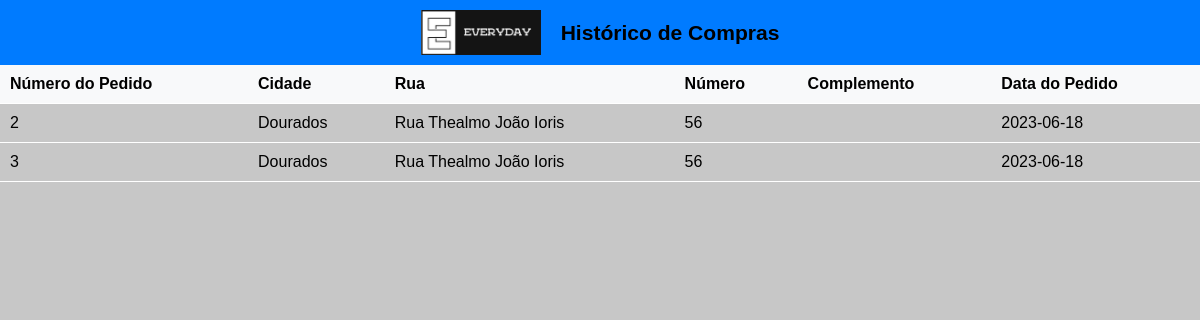
/pedidoscli.php (signed in), run on the app's committed database.
### tables this page shows
CREATE TABLE `pedidos` (
  `idpedido` int(40) NOT NULL,
  `idprod` int(11) NOT NULL,
  `idcli` int(11) NOT NULL,
  `idender` int(11) NOT NULL,
  `qtd` varchar(15) NOT NULL,
  `totalped` varchar(15) NOT NULL,
  `data_pedido` date NOT NULL DEFAULT current_timestamp()
);

CREATE TABLE `endercli` (
  `idender` int(11) NOT NULL,
  `idcli` int(11) NOT NULL,
  `cep` varchar(9) NOT NULL,
  `estado` varchar(25) NOT NULL,
  `cidade` varchar(35) NOT NULL,
  `bairro` varchar(35) NOT NULL,
  `rua` varchar(35) NOT NULL,
  `numero` varchar(10) NOT NULL,
  `complemento` varchar(30) NOT NULL,
  `visivel` tinyint(1) NOT NULL DEFAULT 1
);

### html/pedidoscli.php (the view, shortened to what this page needs)
<!DOCTYPE html>
<html lang="en">
<head>
    <link rel="stylesheet" href="../css/pedidos.css">
</head>
<body>
    <div id="header">
        <div class="logo-container">
            <a href="../html/index.php">
                <img src="img/logositeoff.png" alt="Logo da empresa" class="logo" />
            </a>
        </div>
        <h3 class="titulo-h">Histórico de Compras</h3>
    </div>
    <?php
    require("conexao.php");
    if (isset($_SESSION['idcli'])) {
        $idcli = $_SESSION['idcli'];
        $sql = "SELECT ped.idpedido, ped.idprod, cadprod.prodnome, ped.qtd, ped.totalped, ped.data_pedido, endercli.cidade, endercli.rua, endercli.numero, endercli.complemento
        FROM pedidos ped
        INNER JOIN cadprod ON ped.idprod = cadprod.idprod
        INNER JOIN cadcli ON ped.idcli = cadcli.idcli
        INNER JOIN endercli ON ped.idender = endercli.idender
        WHERE cadcli.idcli = $idcli";
        $qr = $mysql->query($sql) or die($mysql->error);
        if ($qr->num_rows > 0) {
            echo "<table>";
            echo "<tr>";
            echo "<th>Número do Pedido</th>";
            echo "<th>Cidade</th>";
            echo "<th>Rua</th>";
            echo "<th>Número</th>";
            echo "<th>Complemento</th>";
            echo "<th>Data do Pedido</th>";
            echo "</tr>";
            while ($row = $qr->fetch_assoc()) {
                echo "<tr class='pedido-row' data-endereco-prodnome='" . $row["prodnome"] . "' data-endereco-qtd='" . $row["qtd"] . "' data-endereco-totalped='" . $row["totalped"] . "'>";
                echo "<td>" . $row["idpedido"] . "</td>";
                echo "<td>" . $row["cidade"] . "</td>";
                echo "<td>" . $row["rua"] . "</td>";
                echo "<td>" . $row["numero"] . "</td>";
                echo "<td>" . $row["complemento"] . "</td>";
                echo "<td>" . $row["data_pedido"] . "</td>";
                echo "</tr>";
            }
            echo "</table>";
        } else {
            echo "Nenhum pedido encontrado.";
        }
    } else {
        echo "Cliente não está logado.";
    }
    ?>
</body>
</html>

### css/pedidos.css (style rules this page uses)
body { font-family: Arial, sans-serif; margin: 0; padding: 0; background-color: #c7c7c7; }
.logo { width: 100%; max-width: 120px; height: auto; }
.titulo-h { text-align: center; margin: 0; }
#header { display: flex; align-items: center; justify-content: center; background-color: #007bff; padding: 10px; font-size: 18px; font-weight: bold; }
.logo-container { margin-right: 20px; }
#header a { display: flex; align-items: center; text-decoration: none; color: #fff; }
table { width: 100%; border-collapse: collapse; }
th, td { padding: 10px; text-align: left; border-bottom: 1px solid #fff; }
th { background-color: #f8f9fa; position: sticky; top: 0; }

### data on the page
pedidos: idpedido "2", idender.cidade "Dourados", idender.rua "Rua Thealmo João Ioris", idender.numero "56", data_pedido "2023-06-18"
pedidos: idpedido "3", idender.cidade "Dourados", idender.rua "Rua Thealmo João Ioris", idender.numero "56", data_pedido "2023-06-18"
